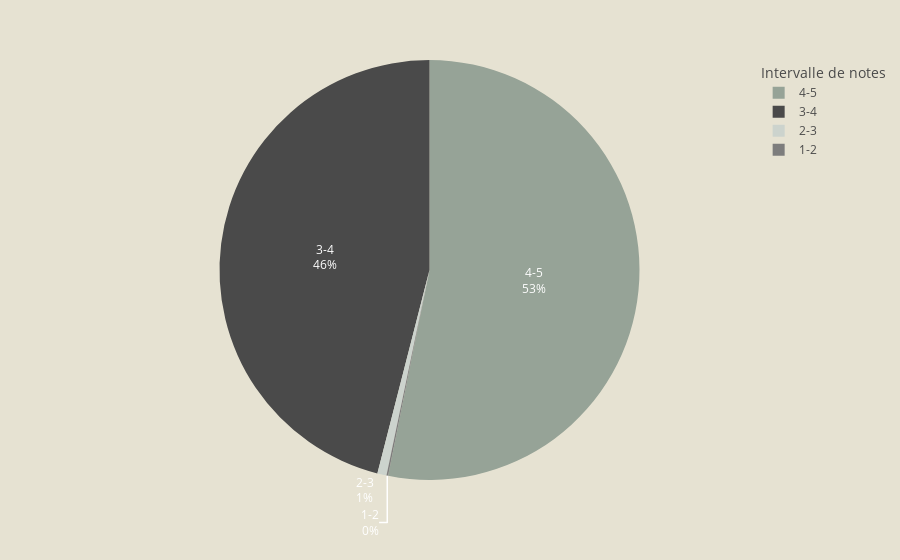

Write notebook code for a chart like this one.
### Code cell
#Visualiser la distribution en pourcenatge des notes moyennes des livres
# Définir des intervalles pour les notes moyennes (1 à 5)
bins = [1, 2, 3, 4, 5]
labels = ["1-2", "2-3", "3-4", "4-5"]
details['rating_bin'] = pd.cut(details['average_rating'], bins=bins, labels=labels, include_lowest=True)

# Calculer le nombre de livres par intervalle et convertir en pourcentage
bin_counts = details['rating_bin'].value_counts().sort_index()
bin_percent = (bin_counts / bin_counts.sum() * 100).reset_index()
bin_percent.columns = ['Intervalle', 'Pourcentage']

# Créer le pie chart
fig_pie = px.pie(
    bin_percent,
    names='Intervalle',
    values='Pourcentage',
    color_discrete_sequence=['#96A397', '#4A4A4A'],   # Palette de couleurs alternés
    labels={'Intervalle': 'Intervalle de notes'}
)

# Personnaliser le layout : fond et couleur du texte
fig_pie.update_layout(
    plot_bgcolor="#E6E2D2",
    paper_bgcolor="#E6E2D2",
    font=dict(color="#4A4A4A"),
    legend_title_text='Intervalle de notes'
)

# Afficher les labels avec le label et le pourcentage arrondi (en blanc)
fig_pie.update_traces(
    texttemplate='%{label}<br>%{percent:.0%}',
    textfont=dict(color='white')
)

fig_pie.show()

### Figure 1 — Plotly figure (JSON) as saved in the notebook; plotly's stock layout.template omitted (floating-point values rounded to 4 significant figures)
{"data": [{"domain": {"x": [0, 1], "y": [0, 1]}, "hovertemplate": "Intervalle de notes=%{label}<br>Pourcentage=%{value}<extra></extra>", "labels": ["1-2", "2-3", "3-4", "4-5"], "legendgroup": "", "name": "", "showlegend": true, "textfont": {"color": "white"}, "texttemplate": "%{label}<br>%{percent:.0%}", "type": "pie", "values": [0.1242, 0.708, 46.01, 53.16]}], "layout": {"font": {"color": "#4A4A4A"}, "legend": {"title": {"text": "Intervalle de notes"}, "tracegroupgap": 0}, "margin": {"t": 60}, "paper_bgcolor": "#E6E2D2", "piecolorway": ["#96A397", "#4A4A4A"], "plot_bgcolor": "#E6E2D2"}}
